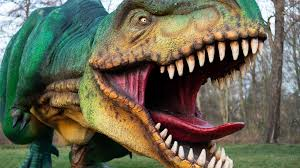
#> input picture steganography/assets/images.jpg, 300 x 168 px
$ python lab5.py
#> lines starting #> are read from the running program, lines starting #| are printed output that depends on the picture
import numpy as np
import cv2
from scipy.fftpack import dct, idct

def preprocess_image(image_path):
#> called with image_path = './assets/images.jpg'
    img = cv2.imread(image_path, cv2.IMREAD_GRAYSCALE)
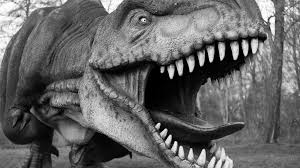
#> img: shape (168, 300); min 0, max 255, mean 100.1
    height, width = img.shape
#> height = 168; width = 300
    height -= height % 8
    width -= width % 8
#> width = 296
    img = cv2.resize(img, (width, height))
#> img: shape (168, 296)
    return img

def split_into_blocks(img):
    blocks = []
    height, width = img.shape
    for i in range(0, height, 8):
        for j in range(0, width, 8):
            blocks.append(img[i:i+8, j:j+8].astype(np.float32))
    return blocks

def merge_blocks(blocks, image_shape):
    height, width = image_shape
    img = np.zeros((height, width), dtype=np.float32)
    idx = 0
    for i in range(0, height, 8):
        for j in range(0, width, 8):
            img[i:i+8, j:j+8] = blocks[idx]
            idx += 1
    return img

def embed_data(blocks, message_bits, alpha=100):
    embedded_blocks = []
    for idx, block in enumerate(blocks):
        dct_block = dct(dct(block.T, norm='ortho').T, norm='ortho')
        if idx < len(message_bits):
            x, y = 3, 4
            if message_bits[idx] == '1':
                dct_block[x, y] = dct_block[y, x] + alpha
            else:
                dct_block[x, y] = dct_block[y, x] - alpha
        idct_block = idct(idct(dct_block.T, norm='ortho').T, norm='ortho')
        embedded_blocks.append(idct_block)
    return embedded_blocks

def extract_data(blocks, bit_count):
    extracted_bits = ''
    for idx, block in enumerate(blocks):
        if idx >= bit_count:
            break
        dct_block = dct(dct(block.T, norm='ortho').T, norm='ortho')
        x, y = 3, 4
        extracted_bits += '1' if dct_block[x, y] > dct_block[y, x] else '0'
    return extracted_bits

def message_to_bits(message):
    return ''.join(f'{ord(c):08b}' for c in message)

def bits_to_message(bits):
    chars = []
    for i in range(0, len(bits), 8):
        byte = bits[i:i+8]
        if len(byte) < 8:
            break
        chars.append(chr(int(byte, 2)))
    return ''.join(chars)

def int_to_bits(n, bit_len=16):
    return f'{n:0{bit_len}b}'

def bits_to_int(bits):
    return int(bits, 2)

if __name__ == "__main__":
    image_path = './assets/images.jpg'              # oryginał może być JPEG
    output_path = './assets/output_image.png'       # MUSI być PNG
    message = "Hello!"

    img = preprocess_image(image_path)
    blocks = split_into_blocks(img)
#> after the loop in split_into_blocks, `for i in range(0, height, 8):`: blocks = 777 items
#> blocks = 777 items

    message_bits = message_to_bits(message)
    message_length_bits = int_to_bits(len(message_bits), bit_len=16)
    full_bits = message_length_bits + message_bits

    if len(full_bits) > len(blocks):
        raise ValueError("Image too small to hold the message.")

    embedded_blocks = embed_data(blocks, full_bits, alpha=100)
#> embedded_blocks = 777 items
    embedded_img = merge_blocks(embedded_blocks, img.shape)
#> after the loop in merge_blocks, `for i in range(0, height, 8):`:
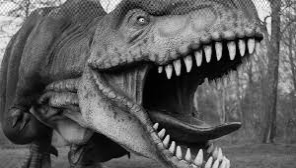
#> img: shape (168, 296) float32; min -3.25, max 277, mean 100.1; drawn with min black and max white
#> after the loop in merge_blocks, `for i in range(0, height, 8):`: idx = 777

    embedded_img_clipped = np.clip(embedded_img, 0, 255).astype(np.uint8)
    cv2.imwrite(output_path, embedded_img_clipped)

    extracted_img = cv2.imread(output_path, cv2.IMREAD_GRAYSCALE)
    extracted_blocks = split_into_blocks(extracted_img)
#> extracted_blocks = 777 items

    length_bits = extract_data(extracted_blocks, 16)
#> the loop in extract_data, `for idx, block in enumerate(blocks):` made 17 passes
#> extracted_bits on passes 1 to 12: '0', '00', '000', '0000', '00000', '000000', '0000000', '00000000', '000000000', '0000000000', '00000000001', '000000000011'
#> length_bits = '0000000000110000'
    message_bit_length = bits_to_int(length_bits)
#> message_bit_length = 48

    extracted_bits = extract_data(extracted_blocks[16:], message_bit_length)
#> the loop in extract_data (call 2), `for idx, block in enumerate(blocks):` made 49 passes
#> extracted_bits on passes 1 to 12: '0', '01', '010', '0100', '01001', '010010', '0100100', '01001000', '010010000', '0100100001', '01001000011', '010010000110'
    extracted_message = bits_to_message(extracted_bits)
#> extracted_message = 'Hello!'

    print("Original message:", message)
    print("Extracted message:", extracted_message)
#| Extracted message: Hello!
    if extracted_message != message:
        print("WARNING: Extracted message may be corrupted!")
